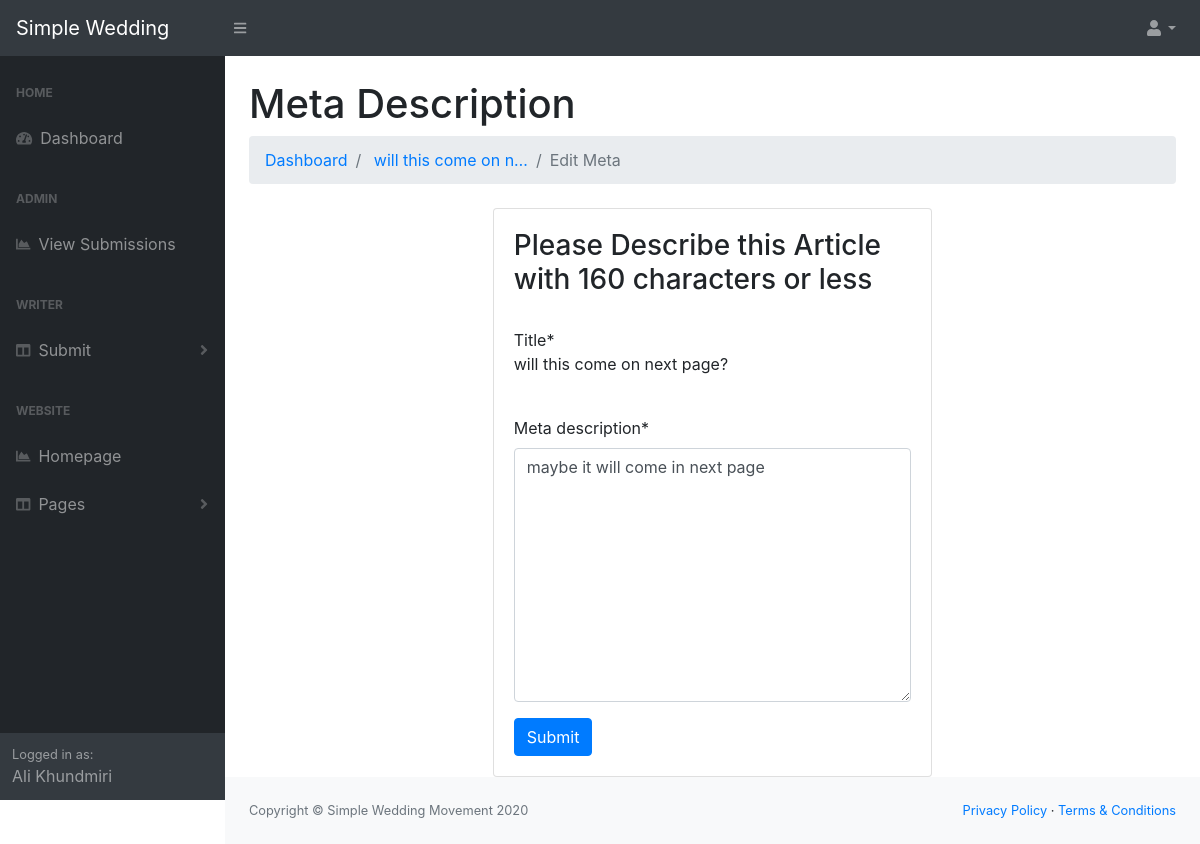
Screenshot of /dashboard/blog/will-this-come-on-next-page-h2ww/add_meta (signed in) with the database file from the repository.
### core/models.py (models this page shows, shortened)
class Post(models.Model):
    user = models.ForeignKey(settings.AUTH_USER_MODEL, default=1, on_delete=models.CASCADE)
    title = models.CharField(max_length=300)
    link = models.CharField(max_length=2200, blank=True)
    detail = models.TextField(max_length=22000)
    meta_description = models.TextField(max_length=160, default=default_meta_description)
    slug = models.SlugField(max_length=200, unique=True)
    catagory = models.ForeignKey(catagories, related_name='posts', default=1, on_delete=models.CASCADE)
    publish = models.BooleanField(default=False)
    timestamp = models.DateTimeField(auto_now=False, auto_now_add=True)
    updated = models.DateTimeField(auto_now=True, auto_now_add=False)
    class Meta:
        ordering = ["-timestamp", "-updated"]

### accounts/views.py (the view)
# urls.py: path('blog/<slug:slug>/add_meta', views.blog_meta_description, name='blog_meta_description'),
@user_passes_test(lambda u:u.is_authenticated, login_url=reverse_lazy('login'))
def blog_meta_description(request, slug=None):
	if request.user.is_authenticated:# or not request.user.is_staff or not request.user.is_superuser:
		pass
	else:
		raise Http404
	post = Post.objects.get(slug=slug)
	print(slug)
	print(post.slug)
	form = MetaTagForm(request.POST or None, instance=post)
	if form.is_valid():
		instance = form.save(commit=False)
		instance.save()
		return HttpResponseRedirect(instance.get_absolute_url())
	context = {
		'title' : 'Meta Description',
		'button_text' : 'Submit',
		'blog_title' : post.title,
		'blog_slug' : slug,
		'production' : settings.PRODUCTION,
		'form' : form,
	}
	return render(request, 'accounts/meta_editor.html', context)

### core/forms.py
class MetaTagForm(forms.ModelForm):
    meta_description = forms.CharField(widget=forms.Textarea)
    class Meta:
        model = Post
        fields = [
            "meta_description",
        ]
    def __init__(self, *args, **kwargs):
        super().__init__(*args, **kwargs)
        self.fields['meta_description'].widget.attrs['placeholder'] = "Enter Short Description. Less than 160 Characters"

### accounts/templates/accounts/meta_editor.html (shortened to what this page needs)
{% extends 'accounts/admin_base.html' %}
{% load crispy_forms_tags %}
{% load static %}
{% block content %}
<h1 class="mt-4">{{ title }}</h1>
<ol class="breadcrumb mb-4">
	<li class="breadcrumb-item">
		<a href="{% url 'dashboard:admin_dashboard' %}">
			Dashboard
		</a>
	</li>
	<li class="breadcrumb-item">
		<a href="{% url 'dashboard:edit_blog' blog_slug %}">
			{{blog_title|truncatechars:20}}
		</a>
	</li>
	<li class="breadcrumb-item active">Edit Meta</li>
</ol>
<section class="col-lg-6 offset-lg-3 col-sm-10 offset-sm-1 col-md-8 offset-md-2">
	<div class="row">
		<div class="col-12">
			<div class="card">
				<div class="card-body">
					<h3>Please Describe this Article with 160 characters or less</h3><br>
					Title*<br><p class="Lead">{{blog_title}}</p><br>
					<form method='POST' action='' enctype='multipart/form-data'>{% csrf_token %}
						{{ form|crispy }}
						<input type='submit' class='btn btn-primary' value='{{ button_text }}'/>
					</form>
				</div>
			</div>
		</div>
	</div>
</section>
{% endblock %}

### accounts/templates/accounts/layoutSidenav.html (shortened to what this page needs)
<div id="layoutSidenav_nav">
	<nav class="sb-sidenav accordion sb-sidenav-dark" id="sidenavAccordion">
		<div class="sb-sidenav-menu">
			<div class="nav">
				<div class="sb-sidenav-menu-heading">Home</div>
				<a class="nav-link" href="{% url 'dashboard:admin_dashboard' %}">
					<div class="sb-nav-link-icon">
						<i class="fas fa-tachometer-alt"></i>
					</div>
					Dashboard
				</a>
				<div class="sb-sidenav-menu-heading">Admin</div>
				<a class="nav-link" href="{% url 'dashboard:review_list' %}">
					<div class="sb-nav-link-icon">
						<i class="fas fa-chart-area"></i>
					</div>
					View Submissions
				</a>
				<div class="sb-sidenav-menu-heading">Writer</div>
				<a class="nav-link collapsed" href="#" data-toggle="collapse" data-target="#collapseWriter" aria-expanded="false" aria-controls="collapseWriter">
					<div class="sb-nav-link-icon">
						<i class="fas fa-columns"></i>
					</div>
					Submit
					<div class="sb-sidenav-collapse-arrow">
						<i class="fas fa-angle-down"></i>
					</div>
				</a>
				<div class="sb-sidenav-menu-heading">Website</div>
				<a class="nav-link" href="{% url 'core:index' %}">
					<div class="sb-nav-link-icon">
						<i class="fas fa-chart-area"></i>
					</div>
					Homepage
				</a>
				<a class="nav-link collapsed" href="#" data-toggle="collapse" data-target="#collapsePages" aria-expanded="false" aria-controls="collapsePages">
					<div class="sb-nav-link-icon">
						<i class="fas fa-columns"></i>
					</div>
					Pages
					<div class="sb-sidenav-collapse-arrow">
						<i class="fas fa-angle-down"></i>
					</div>
				</a>
			</div>
		</div>
		<div class="sb-sidenav-footer">
			<div class="small">Logged in as:</div>
			{% if request.user.get_full_name %}
			{{request.user.get_full_name}}
			{% else %}
			{{request.user.username}}
			{% endif %}
		</div>
	</nav>
</div>

### rows the page displays
Post: title "will this come on n…", title "will this come on next page?", meta_description "maybe it will come in next page"

### other values shown
{{ request.user.get_full_name }} "Ali Khundmiri"
{{ title }} "Meta Description"
